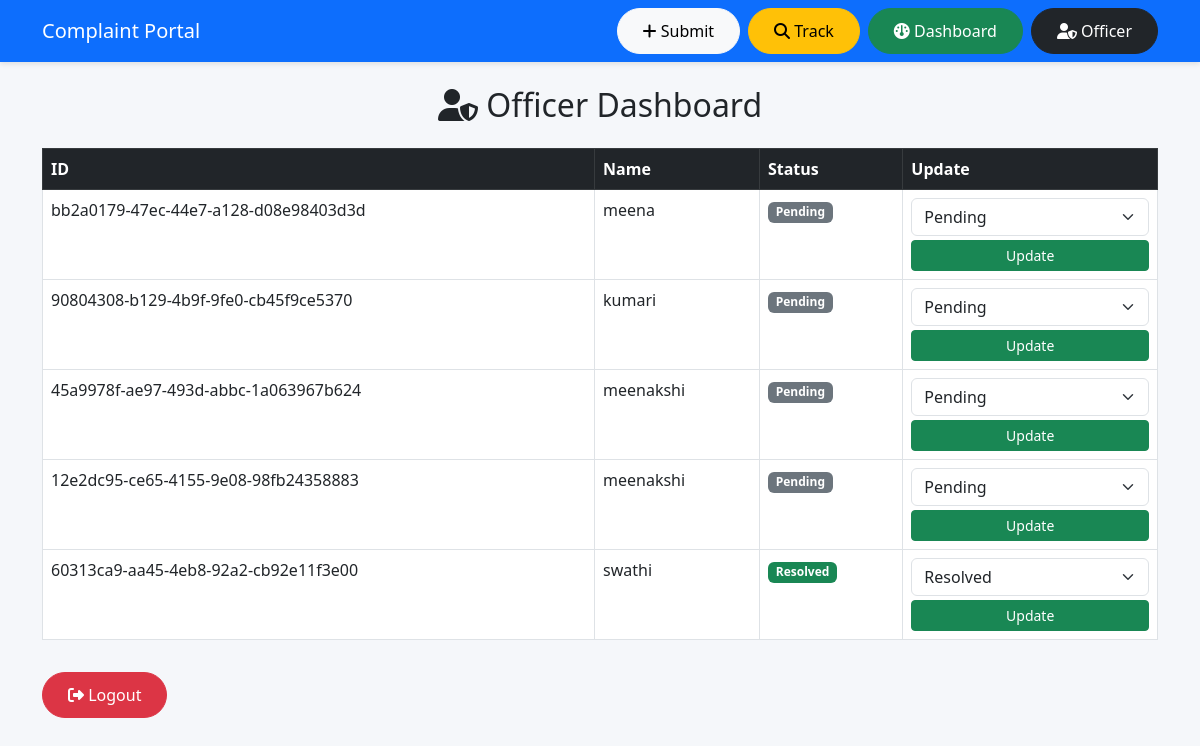
Before: /officer-dashboard/ (signed in) with the older database file.
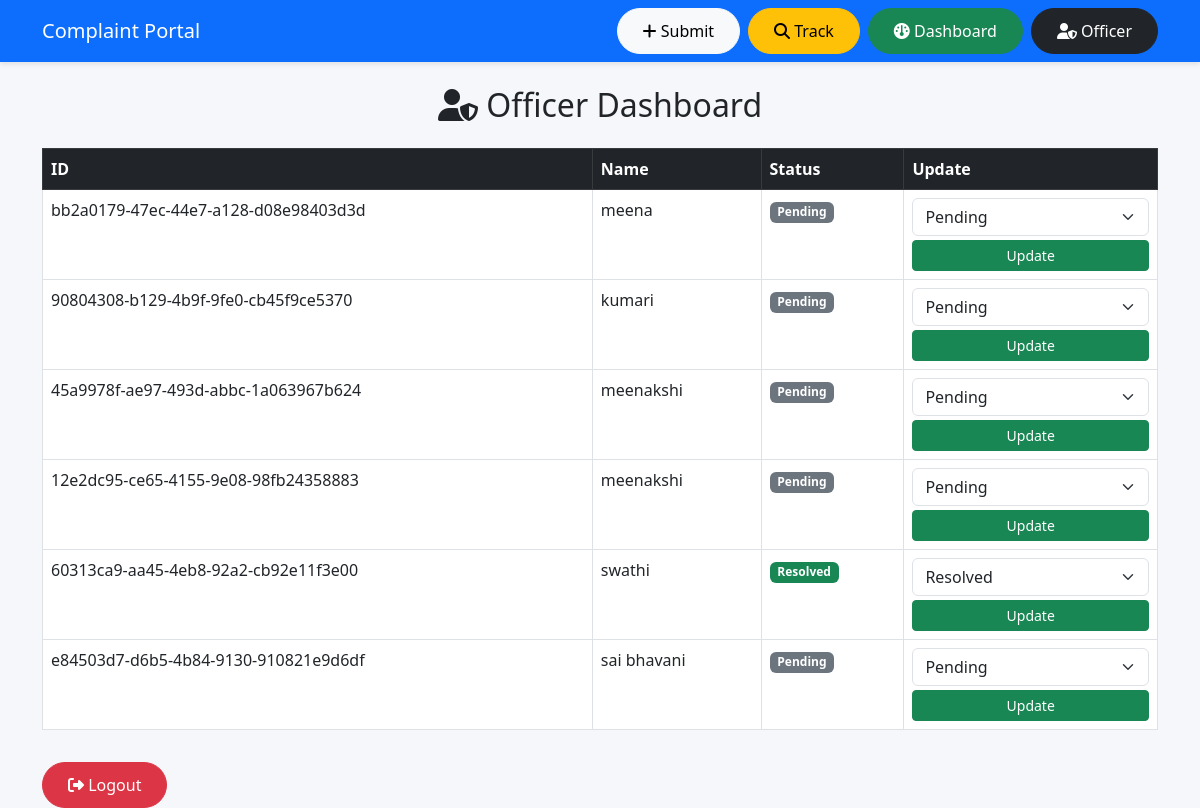
After: the same page with the newer database file.
### portal/models.py (models this page shows, shortened)
class Complaint(models.Model):
    complaint_id = models.UUIDField(default=uuid.uuid4, editable=False, unique=True)
    name = models.CharField(max_length=100)
    village = models.CharField(max_length=100)
    category = models.CharField(max_length=100)
    description = models.TextField()
    mobile = models.CharField(max_length=10)
    status = models.CharField(max_length=50, default='Pending')
    created_at = models.DateTimeField(auto_now_add=True)

### portal/views.py (the view)
# urls.py: path('officer-dashboard/', views.officer_dashboard, name='officer_dashboard'),
@login_required
def officer_dashboard(request):
    complaints = Complaint.objects.all()
    if request.method == 'POST':
        cid = request.POST['cid']
        status = request.POST['status']
        complaint = Complaint.objects.get(id=cid)
        complaint.status = status
        complaint.save()
    return render(request, 'officer_dashboard.html', {'complaints': complaints})

### templates/officer_dashboard.html (shortened to what this page needs)
{% extends 'base.html' %}
{% block content %}
<h2 class="text-center text-dark mb-4"><i class="fa fa-user-shield"></i> Officer Dashboard</h2>
<div class="table-responsive">
<table class="table table-bordered table-hover">
<thead class="table-dark">
<tr>
<th>ID</th>
<th>Name</th>
<th>Status</th>
<th>Update</th>
</tr>
</thead>
<tbody>
{% for c in complaints %}
<tr>
<td>{{ c.complaint_id }}</td>
<td>{{ c.name }}</td>
<td>
{% if c.status == 'Pending' %}
<span class="badge bg-secondary">{{ c.status }}</span>
{% elif c.status == 'In Progress' %}
<span class="badge bg-warning text-dark">{{ c.status }}</span>
{% else %}
<span class="badge bg-success">{{ c.status }}</span>
{% endif %}
</td>
<td>
<form method="post">{% csrf_token %}
<select name="status" class="form-select mb-1">
<option {% if c.status == 'Pending' %}selected{% endif %}>Pending</option>
<option {% if c.status == 'Resolved' %}selected{% endif %}>Resolved</option>
</select>
<button class="btn btn-success btn-sm w-100">Update</button>
</form>
</td>
</tr>
{% endfor %}
</tbody>
</table>
</div>
<a href="{% url 'logout' %}" class="btn btn-danger btn-custom mt-3"><i class="fa fa-sign-out-alt"></i> Logout</a>
{% endblock %}

Changed rows visible on the page:
added Complaint: complaint_id "e84503d7-d6b5-4b84-9130-910821e9d6df", name "sai bhavani", status "Pending"
